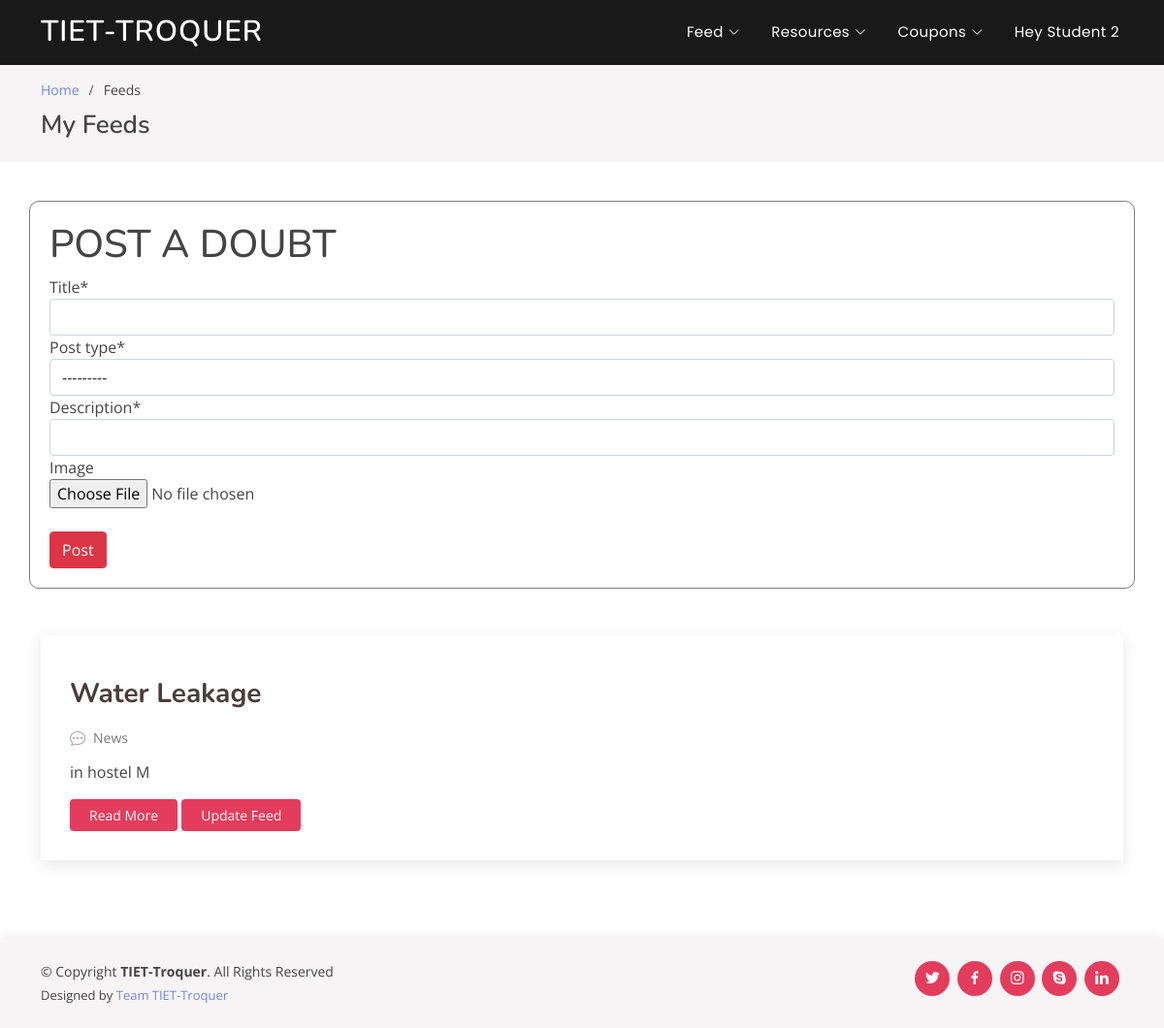
The app's page /my/feeds/ (signed in) with its own data.
### user/models.py (models this page shows, shortened)
class User(AbstractUser):
	username			= None
	email 				= models.EmailField(verbose_name='Email Address', unique=True)
	name 				= models.CharField(max_length=50)
	contact_no 			= PhoneNumberField(blank=False, null=False, help_text='Add country code before the contact no.')
	coins				= models.IntegerField(default=50)
	ratings				= models.IntegerField(default=0)
	is_student			= models.BooleanField(default=False)
	is_company 			= models.BooleanField(default=False)
	USERNAME_FIELD 		= 'email'
	user_permissions 	= None
	groups 				= None
	REQUIRED_FIELDS 	= []
	objects = CustomUserManager()

### home/models.py (models this page shows, shortened)
class Feed(models.Model):
	post_type = (('Doubt', 'Doubt'),
				('News', 'News'),)
	author 				= models.ForeignKey(User, related_name = 'author', on_delete=models.CASCADE, null=True)
	title 				= models.CharField(max_length=50)
	post_type			= models.CharField(choices=post_type, max_length=5)
	description			= models.CharField(max_length=500)
	image 				= models.ImageField(default='feed/default.jpg', upload_to='feed/', null=True, blank=True)

### home/views.py (the view)
# urls.py: path('my/feeds/', 							my_post, 			name='my_feeds'),
@login_required
def my_post(request):
	if(request.method == 'POST'):
		form = AnswerForm(request.POST, request.FILES)
		if form.is_valid():
			form.instance.author = request.user
			form.save()
	form = AnswerForm()
	feeds   = Feed.objects.filter(author=request.user)
	context = {
		'form' : form,
		'feeds'	 : feeds,
	}
	return render(request, 'home/my_feeds.html', context)

### home/forms.py
class AnswerForm(forms.ModelForm):
	class Meta():
		model = Feed
		fields = ['title', 'post_type', 'description', 'image']

### home/templates/home/my_feeds.html (shortened to what this page needs)
{% extends "home/base.html" %}
{% load static %}
{% load crispy_forms_tags %}
{% block body %}
  <main id="main">
    <section id="breadcrumbs" class="breadcrumbs">
      <div class="container">
        <ol>
          <li><a href="{% url 'feeds' %}">Home</a></li>
          <li>Feeds</li>
        </ol>
        <h2>My Feeds</h2>
      </div>
    </section>
    <section id="blog" class="blog">
      <div class="container" data-aos="fade-up">
        <div class="row">
          <div class="col-lg-12 mt-5 mt-lg-0" style="border: solid 1px rgba(0,0,0,0.5); padding: 20px; border-radius:10px;">
            <h1>POST A DOUBT</h1>
            <form method="POST" enctype="multipart/form-data">
              {{ form|crispy }}
              <br>
              <button class="btn btn-danger" type="submit" value="Post">Post</button>
            </form>
          </div>
          <div class="col-lg-12 mt-5 entries">
            {% for feed in feeds %}
            <article class="entry">
              <div class="entry-img">
              </div>
              <h2 class="entry-title">
                <a href="{% url 'feed_details' feed.id %}">{{feed.title}}</a>
              </h2>
              <div class="entry-meta">
                <ul>
                  <li class="d-flex align-items-center"><i class="bi bi-chat-dots"></i> <a>{{feed.post_type}}</a></li>
                </ul>
              </div>
              <div class="entry-content">
                <p> {{feed.description}}
                </p>
                <div style="display: flex;">
                  <div class="read-more">
                    <a href="{% url 'feed_details' feed.id %}">Read More</a>
                  </div> &nbsp
                  <div class="read-more">
                    <a href="{% url 'update_feed' feed.id%}">Update Feed</a>
                  </div>
                  </div>
              </div>
            </article>
            {% endfor %}
        </div>
      </div>
    </section>
  </main>
{% endblock body %}

### home/templates/home/base.html (shortened to what this page needs)
{% load static %}
<!DOCTYPE html>
<html lang="en">
<head>
  <link href="{%static 'home/assets/vendor/bootstrap/css/bootstrap.min.css'%}" rel="stylesheet">
  <link href="{%static 'home/assets/vendor/bootstrap-icons/bootstrap-icons.css'%}" rel="stylesheet">
  <link href="{%static 'home/assets/vendor/boxicons/css/boxicons.min.css'%}" rel="stylesheet">
  <link href="{%static 'home/assets/vendor/glightbox/css/glightbox.min.css'%}" rel="stylesheet">
  <link href="{%static 'home/assets/vendor/remixicon/remixicon.css'%}" rel="stylesheet">
  <link href="{%static 'home/assets/vendor/swiper/swiper-bundle.min.css'%}" rel="stylesheet">
  <link href="{%static 'home/assets/css/style.css'%}" rel="stylesheet">
</head>
<body>
  <header id="header" class="fixed-top header-inner-pages">
    <div class="container d-flex align-items-center justify-content-between">
      <h1 class="logo"><a href="{% url 'my_posted_resources' %}">TIET-Troquer</a></h1>
      <nav id="navbar" class="navbar">
        <ul>
          <li class="dropdown"><a href="{% url 'feeds' %}"><span>Feed</span> <i class="bi bi-chevron-down"></i></a>
          </li>
          <li class="dropdown"><a href="{% url 'all-resources' %}"><span>Resources</span> <i class="bi bi-chevron-down"></i></a>
          </li>
          <li class="dropdown"><a href="{% url 'available' %}"><span>Coupons</span> <i class="bi bi-chevron-down"></i></a>
          </li>
          {% if user.is_authenticated %}
          <li class="dropdown" ><a href="#">Hey {{ user.name }}</a>
          </li>
          {% else %}
          <li><a class="nav-link scrollto" href="{% url 'login' %}">Login/Signup</a></li>
          {% endif %}
        </ul>
      </nav>
    </div>
  </header>
{% block body %}{% endblock body %}
  <footer id="footer">
    <div class="container d-md-flex py-4">
      <div class="me-md-auto text-center text-md-start">
        <div class="copyright">
          &copy; Copyright <strong><span>TIET-Troquer</span></strong>. All Rights Reserved
        </div>
        <div class="credits">
          Designed by <a href="#">Team TIET-Troquer</a>
        </div>
      </div>
      <div class="social-links text-center text-md-right pt-3 pt-md-0">
        <a href="#" class="twitter"><i class="bx bxl-twitter"></i></a>
        <a href="#" class="facebook"><i class="bx bxl-facebook"></i></a>
        <a href="#" class="instagram"><i class="bx bxl-instagram"></i></a>
        <a href="#" class="google-plus"><i class="bx bxl-skype"></i></a>
        <a href="#" class="linkedin"><i class="bx bxl-linkedin"></i></a>
      </div>
    </div>
  </footer>
</body>
</html>

### home/static/home/assets/css/style.css (style rules this page uses)
body { font-family: "Open Sans", sans-serif; color: #444444; }
a { color: #7088e2; text-decoration: none; }
h1, h2, h3, h4, h5, h6 { font-family: "Nunito", sans-serif; }
#header { transition: all 0.5s; z-index: 997; padding: 20px 0; }
#header .logo { font-size: 30px; margin: 0; padding: 0; line-height: 1; font-weight: 600; letter-spacing: 1px; text-transform: uppercase; }
#header .logo a { color: #fff; }
#header.header-scrolled, #header.header-inner-pages { background: rgba(0, 0, 0, 0.9); padding: 12px 0; }
.navbar { padding: 0; }
.navbar ul { margin: 0; padding: 0; display: flex; list-style: none; align-items: center; }
.navbar li { position: relative; }
.navbar > ul > li { white-space: nowrap; padding: 10px 0 10px 24px; }
.navbar a { display: flex; align-items: center; justify-content: space-between; font-family: "Poppins", sans-serif; color: #fff; font-size: 15px; padding: 0 4px; white-space: nowrap; transition: 0.3s; letter-spacing: 0.4px; position: relative; }
.navbar a i { font-size: 12px; line-height: 0; margin-left: 5px; }
.navbar > ul > li > a:before { content: ""; position: absolute; width: 100%; height: 2px; bottom: -6px; left: 0; background-color: #e43c5c; visibility: hidden; transform: scaleX(0); transition: all 0.3s ease-in-out 0s; }
section { padding: 60px 0; overflow: hidden; }
.breadcrumbs { padding: 15px 0; background: #f6f4f4; margin-top: 67px; }
.breadcrumbs h2 { font-size: 26px; font-weight: 600; }
.breadcrumbs ol { display: flex; flex-wrap: wrap; list-style: none; padding: 0 0 10px 0; margin: 0; font-size: 14px; }
.breadcrumbs ol li + li { padding-left: 10px; }
.breadcrumbs ol li + li::before { display: inline-block; padding-right: 10px; color: #655356; content: "/"; }
.blog { padding: 40px 0 20px 0; }
.blog .entry { padding: 30px; margin-bottom: 60px; box-shadow: 0 4px 16px rgba(0, 0, 0, 0.1); }
.blog .entry .entry-img { max-height: 440px; margin: -30px -30px 20px -30px; overflow: hidden; }
.blog .entry .entry-title { font-size: 28px; font-weight: bold; padding: 0; margin: 0 0 20px 0; }
.blog .entry .entry-title a { color: #493c3e; transition: 0.3s; }
.blog .entry .entry-meta { margin-bottom: 15px; color: #b1a0a3; }
.blog .entry .entry-meta ul { display: flex; flex-wrap: wrap; list-style: none; align-items: center; padding: 0; margin: 0; }
.blog .entry .entry-meta i { font-size: 16px; margin-right: 8px; line-height: 0; }
.blog .entry .entry-meta a { color: #777777; font-size: 14px; display: inline-block; line-height: 1; }
.blog .entry .entry-content p { line-height: 24px; }
.blog .entry .entry-content .read-more { -moz-text-align-last: right; text-align-last: right; }
.blog .entry .entry-content .read-more a { display: inline-block; background: #e43c5c; color: #fff; padding: 6px 20px; transition: 0.3s; font-size: 14px; border-radius: 4px; }
#footer { color: #444444; font-size: 14px; background: #f6f4f4; box-shadow: 0px 2px 15px rgba(0, 0, 0, 0.1); }
#footer .credits { padding-top: 5px; font-size: 13px; color: #444444; }
#footer .social-links a { font-size: 18px; display: inline-block; background: #e43c5c; color: #fff; line-height: 1; padding: 8px 0; margin-right: 4px; border-radius: 50%; text-align: center; width: 36px; height: 36px; transition: 0.3s; }

### records on screen
User: name "Student 2"
Feed: title "Water Leakage", post_type "News", description "in hostel M"
